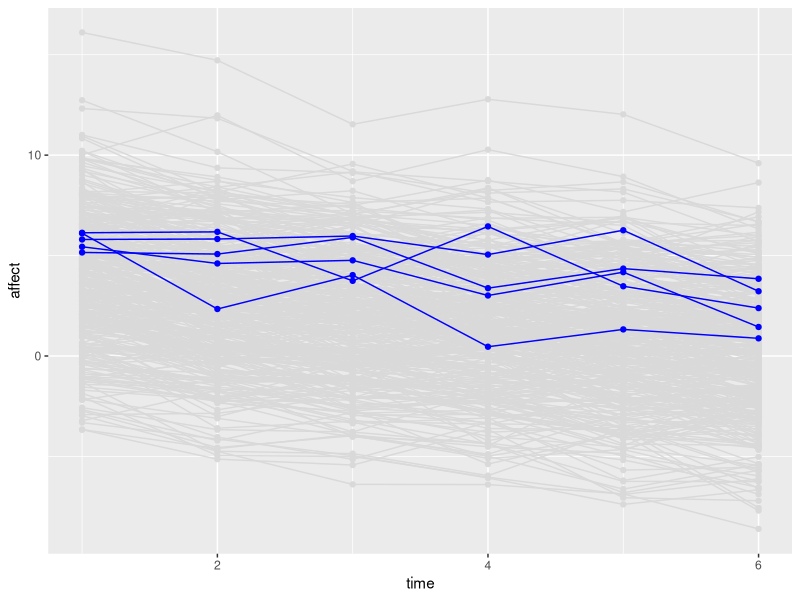

Generate this figure with R: (Note: this script raises an error after producing the figure.)
## ---- chunk 1
knitr::opts_chunk$set(echo = TRUE, message = F, warning = F)
library(ggthemes)
## ---- chunk 2

library(tidyverse)
library(ggplot2)
library(MASS)

N <- 400
time <- 6

intercept <- 4
linear_growth <- -0.6

df_matrix <- matrix(, nrow = N*time, ncol = 3)

count <- 0

for(i in 1:400){
  
  unob_het_affect <- rnorm(1,0,3)

  
  for(j in 1:6){
    
    count <- count + 1
    
    if(j == 1){
      
      df_matrix[count, 1] <- i
      df_matrix[count, 2] <- j
      df_matrix[count, 3] <- intercept + unob_het_affect + rnorm(1,0,1)
    }else{
      
      
      df_matrix[count, 1] <- i
      df_matrix[count, 2] <- j
      df_matrix[count, 3] <- intercept + linear_growth*j + unob_het_affect + rnorm(1,0,1)
      
    }
    
    
    
  }
  
  
}

df <- data.frame(df_matrix)
names(df) <- c('id', 'time', 'affect')

random_ids <- sample(df$id, 5)

random_df <- df %>%
  filter(id %in% random_ids)
  

ggplot(df, aes(x = time, y = affect, group = id)) + 
  geom_point(color = 'gray85') + 
  geom_line(color = 'gray85') + 
  geom_point(data = random_df, aes(x = time, y = affect, group = id), color = 'blue') + 
  geom_line(data = random_df, aes(x = time, y = affect, group = id), color = 'blue') 

## ---- chunk 3

df_wide <- reshape(df, idvar = 'id', timevar = 'time', direction = 'wide')


## ---- chunk 4

library(lavaan)

no_change_string <- '

# Latent intercept factor

intercept_affect =~ 1*affect.1 + 1*affect.2 + 1*affect.3 + 1*affect.4 + 1*affect.5 + 1*affect.6

# Mean and variance of latent intercept factor

intercept_affect ~~ intercept_affect

# Fix observed variable means to 0

affect.1 ~ 0
affect.2 ~ 0
affect.3 ~ 0
affect.4 ~ 0
affect.5 ~ 0
affect.6 ~ 0

# Constrain residual (error) variance of observed variables to equality across time

affect.1 ~~ res_var*affect.1
affect.2 ~~ res_var*affect.2
affect.3 ~~ res_var*affect.3
affect.4 ~~ res_var*affect.4
affect.5 ~~ res_var*affect.5
affect.6 ~~ res_var*affect.6


'

no_change_model <- growth(no_change_string, data = df_wide)
summary(no_change_model, fit.measures = T)

## ---- chunk 5


library(lavaan)

linear_change_string <- '

# Latent intercept and slope factors

intercept_affect =~ 1*affect.1 + 1*affect.2 + 1*affect.3 + 1*affect.4 + 1*affect.5 + 1*affect.6
slope_affect =~ 0*affect.1 + 1*affect.2 + 2*affect.3 + 3*affect.4 + 4*affect.5 + 5*affect.6

# Mean and variance of latent factors

intercept_affect ~~ intercept_affect
slope_affect ~~ slope_affect

# Covariance between latent factors

intercept_affect ~~ slope_affect

# Fix observed variable means to 0

affect.1 ~ 0
affect.2 ~ 0
affect.3 ~ 0
affect.4 ~ 0
affect.5 ~ 0
affect.6 ~ 0

# Constrain residual (error) variance of observed variables to equality across time

affect.1 ~~ res_var*affect.1
affect.2 ~~ res_var*affect.2
affect.3 ~~ res_var*affect.3
affect.4 ~~ res_var*affect.4
affect.5 ~~ res_var*affect.5
affect.6 ~~ res_var*affect.6


'

linear_change_model <- growth(linear_change_string, data = df_wide)
summary(linear_change_model, fit.measures = T)

inspect(linear_change_model, 'cov.lv')

## ---- chunk 6

library(tidyverse)
library(ggplot2)
library(MASS)

N <- 400
time <- 6



intercept_mu <- 4
linear_growth2 <- 0.2
quad_growth <- 0.7

df_matrix2 <- matrix(, nrow = N*time, ncol = 3)

count <- 0

for(i in 1:400){
  
  unob_het_affect <- rnorm(1,0,3)

  
  for(j in 1:6){
    
    count <- count + 1
    
    if(j == 1){
      
      df_matrix2[count, 1] <- i
      df_matrix2[count, 2] <- j
      df_matrix2[count, 3] <- intercept + rnorm(1,0,1) + rnorm(1,0,1)
    }else{
      
      
      df_matrix2[count, 1] <- i
      df_matrix2[count, 2] <- j
      df_matrix2[count, 3] <- intercept + linear_growth2*j + quad_growth*(j^2) + unob_het_affect + rnorm(1,0,1)
      
    }
    
    
    
  }
  
  
}

df2 <- data.frame(df_matrix2)
names(df2) <- c('id', 'time', 'affect')

random_ids2 <- sample(df2$id, 5)

random_df2 <- df2 %>%
  filter(id %in% random_ids2)
  

ggplot(df2, aes(x = time, y = affect, group = id)) + 
  geom_point(color = 'gray85') + 
  geom_line(color = 'gray85') + 
  geom_point(data = random_df2, aes(x = time, y = affect, group = id), color = 'blue') + 
  geom_line(data = random_df2, aes(x = time, y = affect, group = id), color = 'blue') + 
  theme_wsj()

## ---- chunk 7

df_wide2 <- reshape(df2, idvar = 'id', timevar = 'time', direction = 'wide')


library(lavaan)

quad_change_string <- '

# Latent intercept, linear slope, and quad slope factors

intercept_affect =~ 1*affect.1 + 1*affect.2 + 1*affect.3 + 1*affect.4 + 1*affect.5 + 1*affect.6
slope_affect =~ 0*affect.1 + 1*affect.2 + 2*affect.3 + 3*affect.4 + 4*affect.5 + 5*affect.6
quad_slope_affect =~ 0*affect.1 + 1*affect.2 + 4*affect.3 + 9*affect.4 + 16*affect.5 + 25*affect.6

# Mean and variance of latent factors

intercept_affect ~~ intercept_affect
slope_affect ~~ slope_affect
quad_slope_affect ~~ quad_slope_affect

# Covariance between latent factors

intercept_affect ~~ slope_affect
intercept_affect ~~ quad_slope_affect
slope_affect ~~ quad_slope_affect

# Fix observed variable means to 0

affect.1 ~ 0
affect.2 ~ 0
affect.3 ~ 0
affect.4 ~ 0
affect.5 ~ 0
affect.6 ~ 0

# Constrain residual (error) variance of observed variables to equality across time

affect.1 ~~ res_var*affect.1
affect.2 ~~ res_var*affect.2
affect.3 ~~ res_var*affect.3
affect.4 ~~ res_var*affect.4
affect.5 ~~ res_var*affect.5
affect.6 ~~ res_var*affect.6


'

quad_change_model <- growth(quad_change_string, data = df_wide2)
summary(quad_change_model, fit.measures = T)


## ---- chunk 8



library(tidyverse)
library(ggplot2)
library(MASS)

N <- 400
time <- 6


intercept_mu <- 4
growth_1 <- 0.2
growth_2 <- 0.8


df_matrix3 <- matrix(, nrow = N*time, ncol = 3)

count <- 0

for(i in 1:400){
  
  unob_het_affect <- rnorm(1,0,3)
  
  
  for(j in 1:6){
    
    count <- count + 1
    
    if(j < 4){
      
      df_matrix3[count, 1] <- i
      df_matrix3[count, 2] <- j
      df_matrix3[count, 3] <- intercept + growth_1*j + unob_het_affect + rnorm(1,0,1)
      
    }else{
      
      
      df_matrix3[count, 1] <- i
      df_matrix3[count, 2] <- j
      df_matrix3[count, 3] <- intercept + growth_2*j + unob_het_affect + rnorm(1,0,1)
      
    }
    
    
    
  }
  
  
}

df3 <- data.frame(df_matrix3)
names(df3) <- c('id', 'time', 'affect')

random_ids3 <- sample(df3$id, 5)

random_df3 <- df3 %>%
  filter(id %in% random_ids3)
  

ggplot(df3, aes(x = time, y = affect, group = id)) + 
  geom_point(color = 'gray85') + 
  geom_line(color = 'gray85') + 
  geom_point(data = random_df3, aes(x = time, y = affect, group = id), color = 'blue') + 
  geom_line(data = random_df3, aes(x = time, y = affect, group = id), color = 'blue')

## ---- chunk 9

df_wide3 <- reshape(df3, idvar = 'id', timevar = 'time', direction = 'wide')


library(lavaan)

lb_string <- '

# Latent intercept and slope terms with intermediate time points freely estimated

intercept_affect =~ 1*affect.1 + 1*affect.2 + 1*affect.3 + 1*affect.4 + 1*affect.5 + 1*affect.6
slope_affect =~ 0*affect.1 + bc1*affect.2 + bc2*affect.3 + bc3*affect.4 + bc4*affect.5 + 1*affect.6

# Mean and variance of latent factors

intercept_affect ~~ intercept_affect
slope_affect ~~ slope_affect

# Covariance between latent factors

intercept_affect ~~ slope_affect

# Fix observed variable means to 0

affect.1 ~ 0
affect.2 ~ 0
affect.3 ~ 0
affect.4 ~ 0
affect.5 ~ 0
affect.6 ~ 0

# Constrain residual (error) variance of observed variables to equality across time

affect.1 ~~ res_var*affect.1
affect.2 ~~ res_var*affect.2
affect.3 ~~ res_var*affect.3
affect.4 ~~ res_var*affect.4
affect.5 ~~ res_var*affect.5
affect.6 ~~ res_var*affect.6


'

lb_model <- growth(lb_string, data = df_wide3)
summary(lb_model, fit.measures = T)
